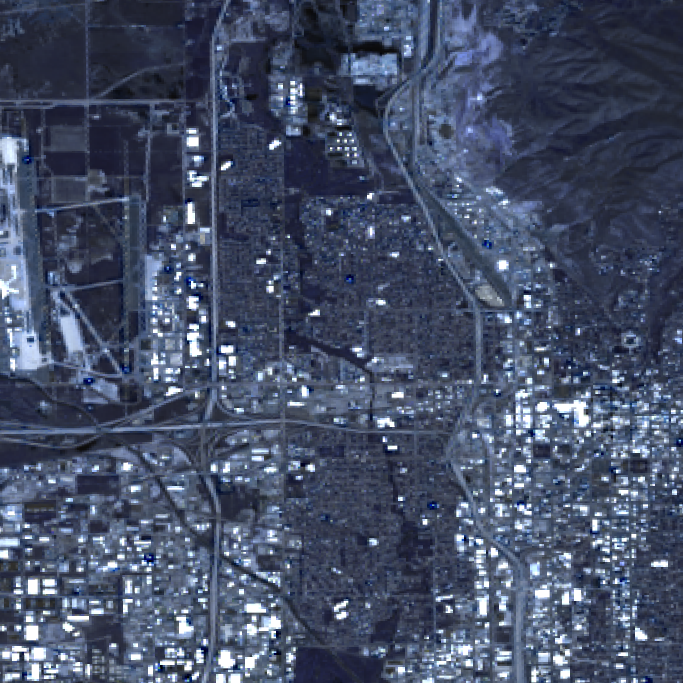
#> input picture _DEMO_Salt_Lake_City_2017_05_01.png, 2048 x 2048 px (shown at 1/3 size)
$ jupyter execute --allow-errors collector.ipynb
#> lines starting #> are read from the running program, lines starting #| are printed output that depends on the picture
[cell 1]
# Query, open
# Filter for clouds
#    if cloudy, query n+ith day
#    else continue
# Ensure query time is good
# If so, continue, else, wait.

[cell 2]
def next_mo(date):
    mo = '0' + str(int(date[5:7]) + 1)
    if len(mo) > 2:
        mo = mo[1:]
    date = date[:5] + mo + date[7:]
    return date

def is_cloudy(img):
    #Takes Image object, returns bool if it meets 'cloudy' criteria
    k = 75 #Threshold coeff.

    hist = img.histogram()
    Rm = np.mean(hist[:256])
    Gm = np.mean(hist[256:512])
    Bm = np.mean(hist[512:])
    W = [hist[255], hist[511], hist[-1]]

    if W[0] > k*Rm or W[1] > k*Gm or W[2] > k*Bm:
        return True
    else:
        return False

[cell 3]
import os, cv2, requests, base64, imageio
from PIL import Image
from io import BytesIO
import seaborn as sn
import pandas as pd
import numpy as np
import matplotlib.pyplot as plt
import matplotlib.image as mpimg

#Load lat and long csv
#> (the rest of this cell did not finish here and is left out)

[cell 4]
img = Image.open('_DEMO_Salt_Lake_City_2017_05_01.png')
#> img is the input picture: PIL image 2048x2048 RGB; mean R, G, B 69.4, 79.5, 103.4
img = img.resize((32,32))
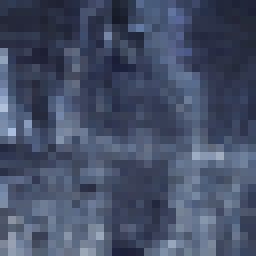
#> img: PIL image 32x32 RGB (shown 8 times larger); mean R, G, B 69.4, 79.6, 103.5

# url = site + "lon=" + str(city['long']) + "&lat=" + str(city['lat']) + \
#     "&dim=.1&date=" + date + "&api_key=" + key1
# response = requests.get(url)

#img = Image.open(BytesIO(response.content))
imgplot = plt.imshow(img)
plt.show()


$ run again, with _DEMO_Salt_Lake_City_2020_05_01.png copied over _DEMO_Salt_Lake_City_2017_05_01.png
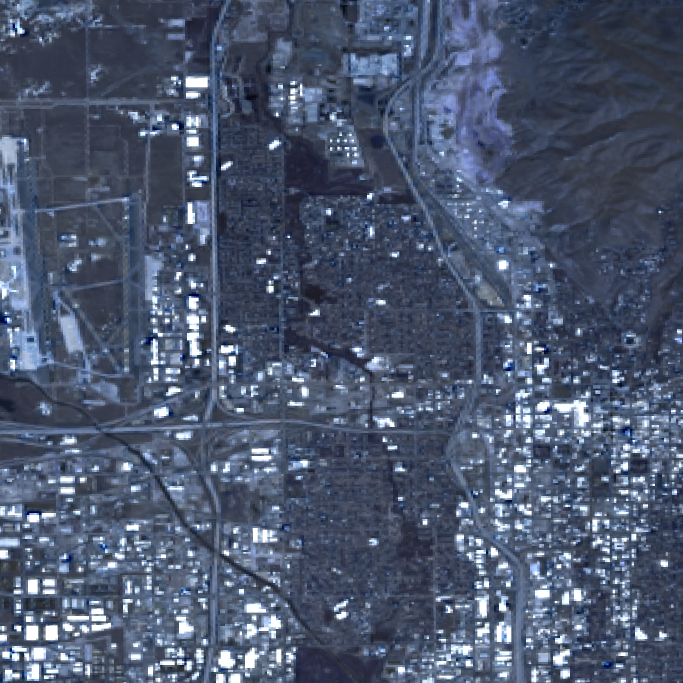
#> input picture _DEMO_Salt_Lake_City_2020_05_01.png, 2048 x 2048 px (shown at 1/3 size)
#> img is the input picture: PIL image 2048x2048 RGB; mean R, G, B 76.3, 88, 111.2
#> `img = img.resize((32,32))`:
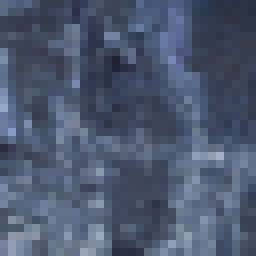
#> img: PIL image 32x32 RGB (shown 8 times larger); mean R, G, B 76.3, 88.1, 111.3
